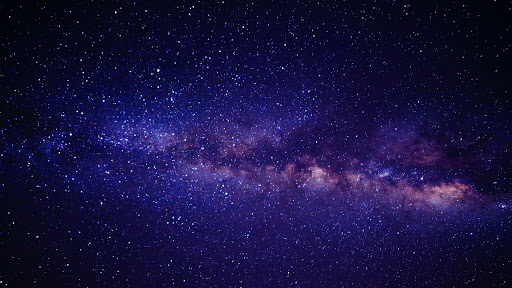
%> input picture test1.jpg, 512 x 288 px
$ octave inDWT.m   (GNU Octave 9; MATLAB toolbox functions it lacks are replaced by stand-ins)
%> lines starting %> are read from the running program, lines starting %| are printed output that depends on the picture
close all;
clear all;
%参照图像
X=imread('test1.jpg');
%> X is the input picture: size 288x512x3 uint8; mean R, G, B 23.7, 18.5, 65.5
%伪装图像
I=double(imread('boat.512.tiff'));
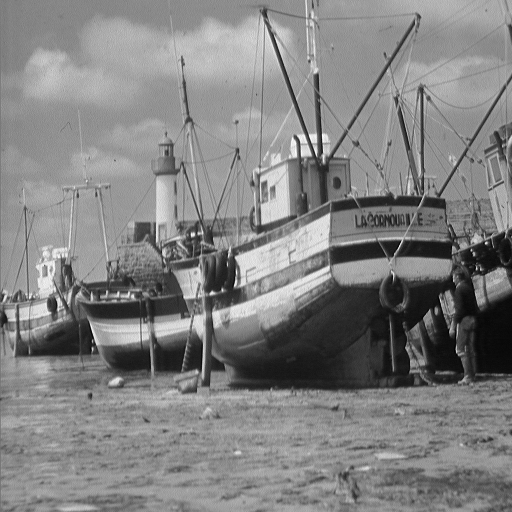
%> input picture boat.512.tiff, 512 x 512 px
%> I: size 512x512 double; min 0, max 255, mean 129.7; mean of the top-left, top-right, bottom-left and bottom-right quarters 152.7, 138.1, 127.4, 100.6
%获取伪装图像三维
[i,j,k]=size(I);
%> i = 512; j = 512; k = 1
[i1,j1,k1]=size(I);
%> i1 = 512; j1 = 512; k1 = 1
%压缩
I=imresize(I,[i/2 j/2]);
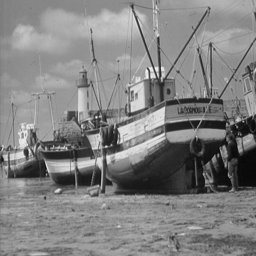
%> I: size 256x256 double; min 5.67, max 247.4, mean 129.7
%调整参照图像到伪装图像的四倍
i=imresize(X,[i j]);
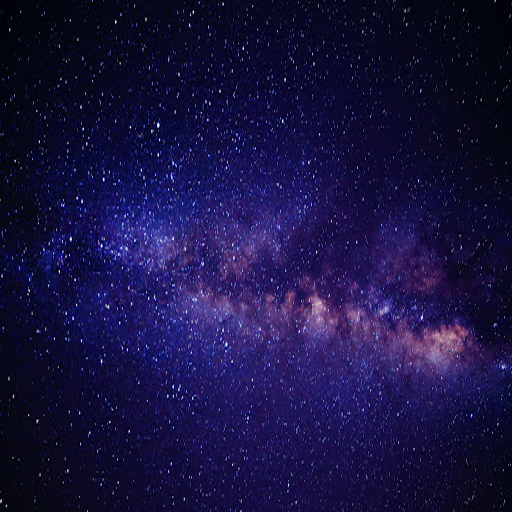
%> i: size 512x512x3 uint8; mean R, G, B 23.7, 18.5, 65.5
sX=size(i);
%> sX = [512 512 3]
%% DWT
[LL,LH,HL,HH]= dwt2(i,'db1');
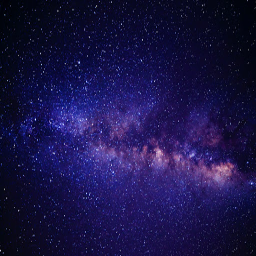
%> LL: size 256x256x3 double; mean R, G, B 47.5, 37, 130.9; drawn with min black and max white
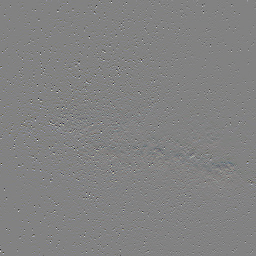
%> LH: size 256x256x3 double; mean R, G, B 0, 0, 0; drawn with min black and max white
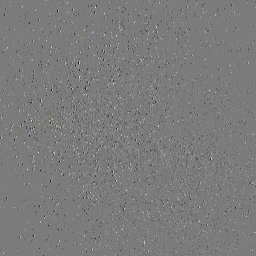
%> HL: size 256x256x3 double; mean R, G, B -0.2, -0.2, -0.2; drawn with min black and max white
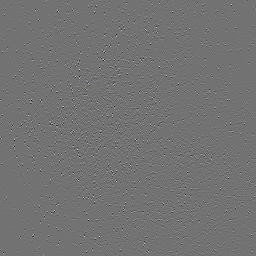
%> HH: size 256x256x3 double; mean R, G, B 0, 0, 0; mean of the top-left, top-right, bottom-left and bottom-right quarters 0, 0, 0, 0; drawn with min black and max white
%% 加密
%> (the run ends here)
